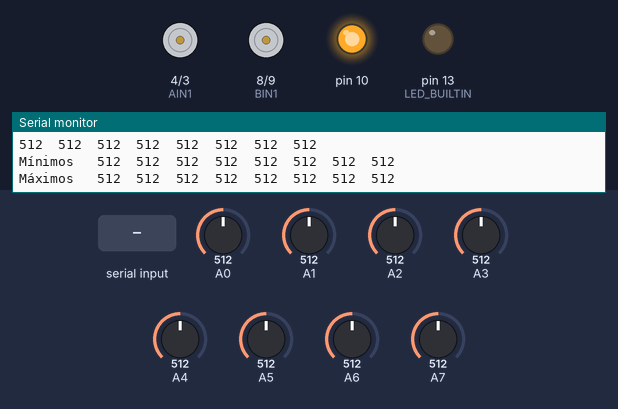
The sketch below on a simulated Arduino Uno, built with avr-gcc and run on an emulated ATmega328P. On the bench: motor-driver pin pairs drawn as motors (green arrow = first pin HIGH = forward, orange = second pin HIGH = backward, longer = more drive, scaled by the enable pin), output pins drawn as LEDs (lit = HIGH), the last lines printed to the serial monitor. The test bench sets the inputs (shaded band); at power-on: A0 = 512, A1 = 512, A2 = 512, A3 = 512, A4 = 512, A5 = 512, A6 = 512, A7 = 512.

Above: at 4.7 s.
4.8 s: "On" received over the second serial link
At 6.6 s:
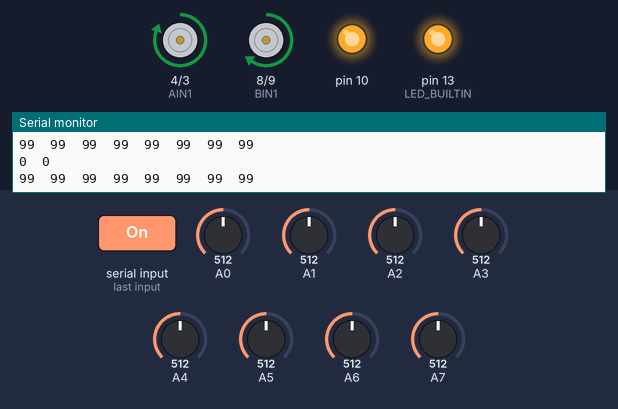
7.3 s: "Off" received over the second serial link
At 9.7 s:
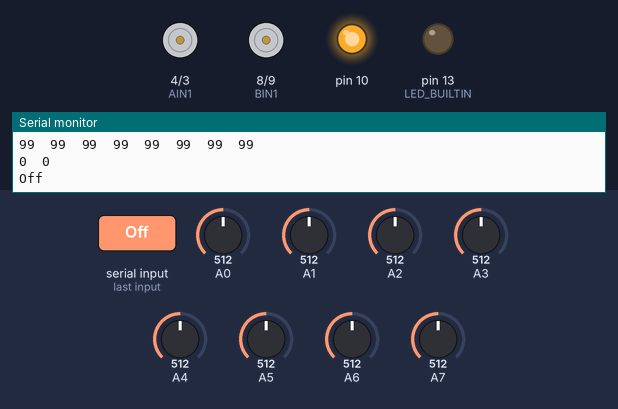
Timing chart, 0 to 11.2 s (numbered marks = the images above; inputs shaded):
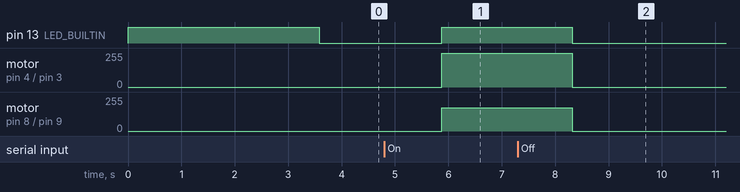

Measured:
- after the input at 4.8 s, pin 13 (LED_BUILTIN): LOW → HIGH after 1.1 s; motor on pin 4 (AIN1) / pin 3 (AIN2): stopped → forward 255/255 after 1.1 s; motor on pin 8 (BIN1) / pin 9 (BIN2): stopped → forward 175/255 after 1.1 s
- after the input at 7.3 s, pin 13 (LED_BUILTIN): HIGH → LOW after 1.0 s; motor on pin 4 (AIN1) / pin 3 (AIN2): forward 255/255 → stopped after 1.0 s; motor on pin 8 (BIN1) / pin 9 (BIN2): forward 175/255 → stopped after 1.0 s

The sketch:

TesteComPid.ino
```cpp
#include <SoftwareSerial.h>

// Pinos para o módulo Bluetooth
SoftwareSerial BTSerial(6, 7); // RX, TX

// Pinos para os motores
#define AIN1 4    // pin 1 de direção do Motor Esquerdo
#define AIN2 3    // pin 2 de direção do Motor Esquerdo
#define PWMA 2    // pin PWM do Motor Esquerdo

#define BIN1 8    // pin 1 de direção do Motor Direito
#define BIN2 9    // pin 2 de direção do Motor Direito
#define PWMB 11   // pin PWM do Motor Direito

// Limite para considerar a detecção da linha
#define THRESHOLD 250

const int SensorCount = 8;
int sensorValues[SensorCount];

bool isRunning = false; // Variável para armazenar o estado do robô
int base = 0;
float Kprop = 0.3;
float Kderiv = 0.6;
float Kinte = 0.0;
int setpoint = 0;
int last_error = 0;
int pot_limite = 250;
int l_pos;
int pos; // Variável global para armazenar a posição

int v_s_min[8] = {1023, 1023, 1023, 1023, 1023, 1023, 1023, 1023};
int v_s_max[8] = {0, 0, 0, 0, 0, 0, 0, 0};
volatile int s_p[8];
boolean online;

void setup() {
  Serial.begin(9600);
  BTSerial.begin(9600);

  // Ligando IR dos sensores
  pinMode(10, OUTPUT);
  digitalWrite(10, HIGH);

  pinMode(LED_BUILTIN, OUTPUT);
  digitalWrite(LED_BUILTIN, HIGH); // Ligar para indicar que estamos no modo de calibração

  calibracion();

  digitalWrite(LED_BUILTIN, LOW); // Apagar o LED para indicar que terminamos a calibração

  // Configuração dos pinos do driver de motor
  pinMode(AIN1, OUTPUT);
  pinMode(AIN2, OUTPUT);
  pinMode(PWMA, OUTPUT);

  pinMode(BIN1, OUTPUT);
  pinMode(BIN2, OUTPUT);
  pinMode(PWMB, OUTPUT);
}

void loop() {
  // Lê os dados recebidos do módulo Bluetooth
  if (BTSerial.available()) {
    String bluetoothData = BTSerial.readString();
    Serial.println(bluetoothData);

    if (bluetoothData.indexOf("On") >= 0) {
      base = 175; // Definir uma velocidade base
      isRunning = true;
      digitalWrite(13, HIGH);
    } else if (bluetoothData.indexOf("Off") >= 0) {
      base = 0;
      isRunning = false;
      digitalWrite(13, LOW);
      stop();
    }
  }

  if (isRunning) {
    int line_position = GetPos();
    int Correction_power = PIDLambo(line_position, Kprop, Kderiv, Kinte);
    Motores(base + Correction_power, base - Correction_power);
    Serial.print(line_position);
    Serial.print("\t");
    Serial.println(Correction_power);
  } else {
    stop();
  }

  delay(100); // Pequeno atraso para estabilidade
}

void calibracion() {
  int v_s[8];

  for (int j = 0; j < 100; j++) {
    delay(10);
    for (int i = 0; i < SensorCount; i++) {
      v_s[i] = analogRead(i + A0);
    }

    for (int i = 0; i < SensorCount; i++) {
      Serial.print(v_s[i]);
      Serial.print("\t");
    }
    Serial.println();

    for (int i = 0; i < SensorCount; i++) {
      if (v_s[i] < v_s_min[i]) {
        v_s_min[i] = v_s[i];
      }
    }

    for (int i = 0; i < SensorCount; i++) {
      if (v_s[i] > v_s_max[i]) {
        v_s_max[i] = v_s[i];
      }
    }
  }

  Serial.println();
  Serial.print("Mínimos ");
  Serial.print("\t");

  for (int i = 0; i < SensorCount; i++) {
    Serial.print(v_s_min[i]);
    Serial.print("\t");
  }
  Serial.println();
  Serial.print("Máximos ");
  Serial.print("\t");

  for (int i = 0; i < SensorCount; i++) {
    Serial.print(v_s_max[i]);
    Serial.print("\t");
  }
  Serial.println();
  Serial.println();
  Serial.println();
}

void readSensors() {
  volatile int s[8];

  for (int i = 0; i < SensorCount; i++) {
    s[i] = analogRead(i + A0);
  }

  for (int i = 0; i < SensorCount; i++) {
    if (s[i] < v_s_min[i]) {
      s[i] = v_s_min[i];
    }

    if (s[i] > v_s_max[i]) {
      s[i] = v_s_max[i];
    }
    s_p[i] = map(s[i], v_s_min[i], v_s_max[i], 100, 0);
  }

  volatile int sum = 0;
  for (int i = 0; i < SensorCount; i++) {
    sum += s_p[i];
  }

  if (sum > 100) {
    online = 1;
  } else {
    online = 0;
    sum = 100;
  }

  if (online) {
    for (int i = 0; i < SensorCount; i++) {
      Serial.print(s_p[i]);
      Serial.print("\t");
    }
    Serial.println();
  }
}

int GetPos() {
  readSensors();
  int prom = -3.5 * s_p[0] - 2.5 * s_p[1] - 1.5 * s_p[2] - 0.5 * s_p[3] + 0.5 * s_p[4] + 1.5 * s_p[5] + 2.5 * s_p[6] + 3.5 * s_p[7];
  int sum = 0;
  for (int i = 0; i < SensorCount; i++) {
    sum += s_p[i];
  }

  if (online) {
    pos = int(100.0 * prom / sum);
  } else {
    if (l_pos < 0) {
      pos = -255;
    }
    if (l_pos >= 0) {
      pos = 255;
    }
  }
  l_pos = pos;
  return pos;
}

int PIDLambo(int POS, float Kp, float Kd, float Ki) {
  int error = pos - setpoint;
  int derivative = error - last_error;
  last_error = error;
  int pot_giro = (error * Kp + derivative * Kd);

  if (pot_giro > pot_limite) {
    pot_giro = pot_limite;
  } else if (pot_giro < -pot_limite) {
    pot_giro = -pot_limite;
  }
  return pot_giro;
}

void MotorIz(int value) {
  if (value >= 0) {
    // Se o valor for positivo, o motor vai para frente
    digitalWrite(AIN1, HIGH);
    digitalWrite(AIN2, LOW);
  } else {
    // Se o valor for negativo, o motor vai para trás
    digitalWrite(AIN1, LOW);
    digitalWrite(AIN2, HIGH);
    value *= -1;
  }

  // Define a velocidade
  analogWrite(PWMA, value);
}

void MotorDe(int value) {
  if (value >= 0) {
    // Se o valor for positivo, o motor vai para frente
    digitalWrite(BIN1, HIGH);
    digitalWrite(BIN2, LOW);
  } else {
    // Se o valor for negativo, o motor vai para trás
    digitalWrite(BIN1, LOW);
    digitalWrite(BIN2, HIGH);
    value *= -1;
  }

  // Define a velocidade
  analogWrite(PWMB, value);
}

void Motores(int left, int right) {
  MotorIz(left);
  MotorDe(right);
}

void stop() {
  Motores(0, 0);
}
```
